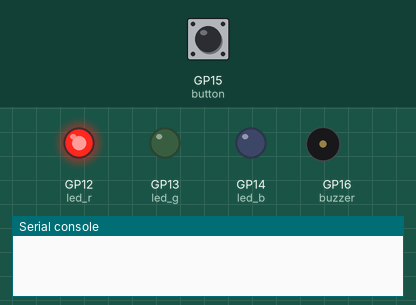
Recording of a program running on a simulated Raspberry Pi Pico running MicroPython. On the bench: output pins drawn as LEDs (lit = HIGH), buzzer (waves = sounding, pin HIGH), the last lines printed to the serial console. Inputs (shaded band) come from the test bench; at power-on: GP15 (button) LOW. Threads take turns every 2 ms.

Above: at 1.2 s.
1.3 s: GP15 (button) pulled HIGH for 0.15 s
At 1.45 s:
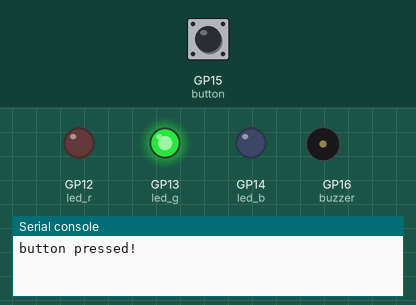
3.2 s: GP15 (button) pulled HIGH for 3.2 s
At 7.2 s:
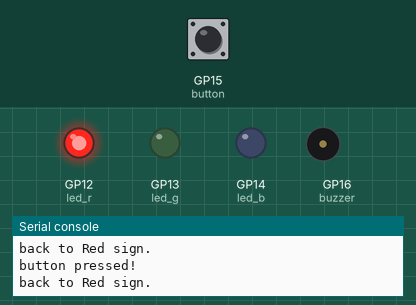
Timing chart, 0 to 8.7 s (numbered marks = the images above; inputs shaded):
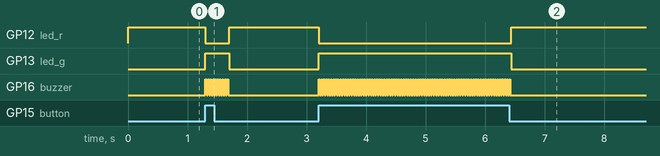

The program:

traffic_light.py
```python
#
# TITLE:
# AUTHOR: Hyunseung Yoo
# PURPOSE:
# REVISION:
# REFERENCE: Get started with MicroPython on Raspberry Pi Pico, 1st ed. (2021), Raspberry Pi Press
#

import machine
import utime
import _thread

# GPIO setting
led_r  = machine.Pin(12, machine.Pin.OUT) 								# GP12, out
led_g  = machine.Pin(13, machine.Pin.OUT) 								# GP13, out
led_b  = machine.Pin(14, machine.Pin.OUT) 								# GP14, out
buzzer = machine.Pin(16, machine.Pin.OUT) 								# GP16, out

# check button thread
global button_pressed
button_pressed = False

def button_reader_thread():
    global button_pressed
    # GPIO setting
    button = machine.Pin(15, machine.Pin.IN, machine.Pin.PULL_DOWN)			# GP15, in
    # check button
    while True:
        if button.value() == 1:
            button_pressed = True

# start check button thread
_thread.start_new_thread(button_reader_thread, ())

# main thread
while True:
    #
    led_r.value(1)
    led_g.value(0)
    led_b.value(0)
    buzzer.value(0)

    # check button
    if button_pressed == 1:
        print('button pressed!')
        led_r.value(0)
        led_g.value(1)
        led_b.value(0)
        for i in range(10):
            buzzer.value(1)
            utime.sleep(0.02)
            buzzer.value(0)
            utime.sleep(0.02)

        print('back to Red sign.')
        led_r.value(1)
        led_g.value(0)
        led_b.value(0)
        button_pressed = 0
```

Measured:
- after the input at 1.3 s, GP12 (led_r): HIGH → LOW at once, → HIGH 0.40 s later; GP13 (led_g): LOW → HIGH at once, → LOW 0.40 s later; GP16 (buzzer): alternates HIGH for 0.02 s and LOW for 0.02 s, 20 changes in all, then stays LOW, starting at once
- after the input at 3.2 s, GP12 (led_r): HIGH → LOW at once, → HIGH 3.2 s later; GP13 (led_g): LOW → HIGH at once, → LOW 3.2 s later; GP16 (buzzer): alternates HIGH for 0.02 s and LOW for 0.02 s, 160 changes in all, then stays LOW, starting at once
